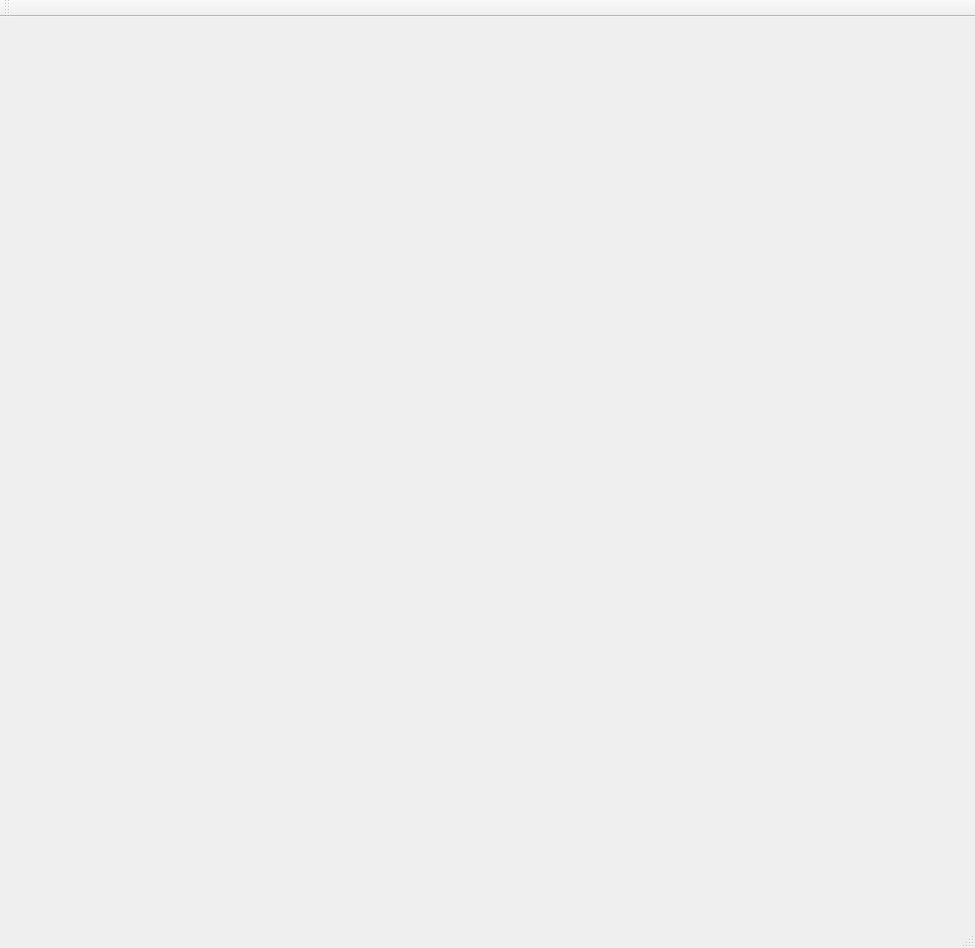
<?xml version="1.0" encoding="UTF-8"?>
<ui version="4.0">
 <class>MainWindowClass</class>
 <widget class="QMainWindow" name="MainWindowClass">
  <property name="geometry">
   <rect>
    <x>0</x>
    <y>0</y>
    <width>975</width>
    <height>948</height>
   </rect>
  </property>
  <property name="windowTitle">
   <string>MainWindow</string>
  </property>
  <widget class="QWidget" name="centralWidget">
   <layout class="QHBoxLayout" name="horizontalLayout_2">
    <item>
     <layout class="QHBoxLayout" name="horizontalLayout" stretch="1,4">
      <property name="spacing">
       <number>20</number>
      </property>
      <property name="leftMargin">
       <number>20</number>
      </property>
      <property name="topMargin">
       <number>20</number>
      </property>
      <property name="rightMargin">
       <number>20</number>
      </property>
      <property name="bottomMargin">
       <number>20</number>
      </property>
      <item>
       <layout class="QVBoxLayout" name="proLayout"/>
      </item>
      <item>
       <layout class="QVBoxLayout" name="picLayout">
        <property name="spacing">
         <number>30</number>
        </property>
        <property name="leftMargin">
         <number>30</number>
        </property>
        <property name="topMargin">
         <number>30</number>
        </property>
        <property name="rightMargin">
         <number>30</number>
        </property>
        <property name="bottomMargin">
         <number>30</number>
        </property>
       </layout>
      </item>
     </layout>
    </item>
   </layout>
  </widget>
  <widget class="QMenuBar" name="menuBar">
   <property name="geometry">
    <rect>
     <x>0</x>
     <y>0</y>
     <width>975</width>
     <height>21</height>
    </rect>
   </property>
  </widget>
  <widget class="QToolBar" name="mainToolBar">
   <attribute name="toolBarArea">
    <enum>TopToolBarArea</enum>
   </attribute>
   <attribute name="toolBarBreak">
    <bool>false</bool>
   </attribute>
  </widget>
  <widget class="QStatusBar" name="statusBar"/>
 </widget>
 <layoutdefault spacing="6" margin="11"/>
 <resources>
  <include location="MainWindow.qrc"/>
 </resources>
 <connections/>
</ui>
